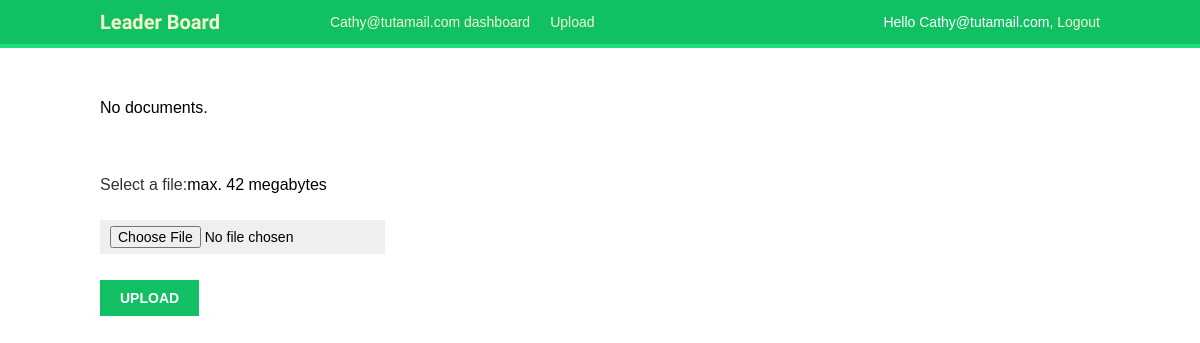
/upload/ (signed in), run on an earlier commit of the app's database.
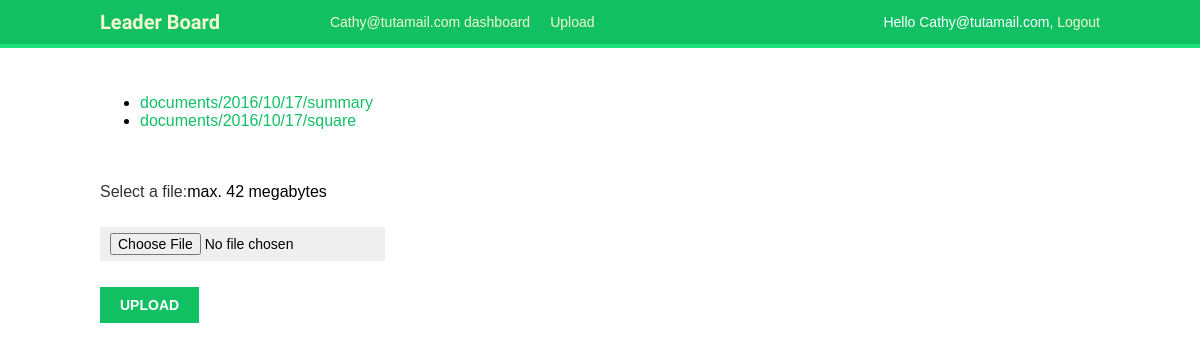
And on a later commit of the database.
### files/models.py (models this page shows)
class Document(models.Model):
	docfile = models.FileField(upload_to='documents/%Y/%m/%d')
	user = models.ForeignKey(settings.AUTH_USER_MODEL)
	created = models.DateTimeField(auto_now_add=True)
	rmse = models.DecimalField(max_digits=16, decimal_places=6, default=99)
	class Meta:
		ordering = ('rmse', '-created')

### files/views.py (the view)
@login_required
def list(request):
	if request.method == 'POST':
		form = DocumentForm(request.POST, request.FILES)
		if form.is_valid():
			newdoc = Document(docfile = request.FILES['docfile'], user=request.user)
			newdoc.save()
			return HttpResponseRedirect(reverse('files.list'))
	else:
		form = DocumentForm()
	documents = Document.objects.filter(user__id=request.user.id) # filter()
	return render(request, 'files/list.html', {'documents': documents,
												   'form': form})

### files/forms.py
class DocumentForm(forms.Form):
	docfile = forms.FileField(
		label = 'Select a file',
		help_text='max. 42 megabytes'
	)

### files/templates/files/list.html (shortened to what this page needs)
{% extends 'base.html' %}
{% block content %}
    <body>
    {% if documents %}
        <ul>
        {% for document in documents %}
            <li><a href="{{ document.docfile.url }}">{{ document.docfile.name }}</a></li>
        {% endfor %}
        </ul>
    {% else %}
        <p>No documents.</p>
    {% endif %}
        <form action="{% url 'files.list' %}" method="post" enctype="multipart/form-data">
            <p>{{ form.docfile.label_tag }} {{ form.docfile.help_text }}</p>
            <p>
                {{ form.docfile }}
            </p>
            <p><input type="submit" value="Upload" /></p>
        </form>
    </body>
{% endblock %}

What changed in the data, as far as the page shows it:
added Document: docfile.name "documents/2016/10/17/summary"
added Document: docfile.name "documents/2016/10/17/square"
Also different on the page:
text no longer shown: "No documents."
